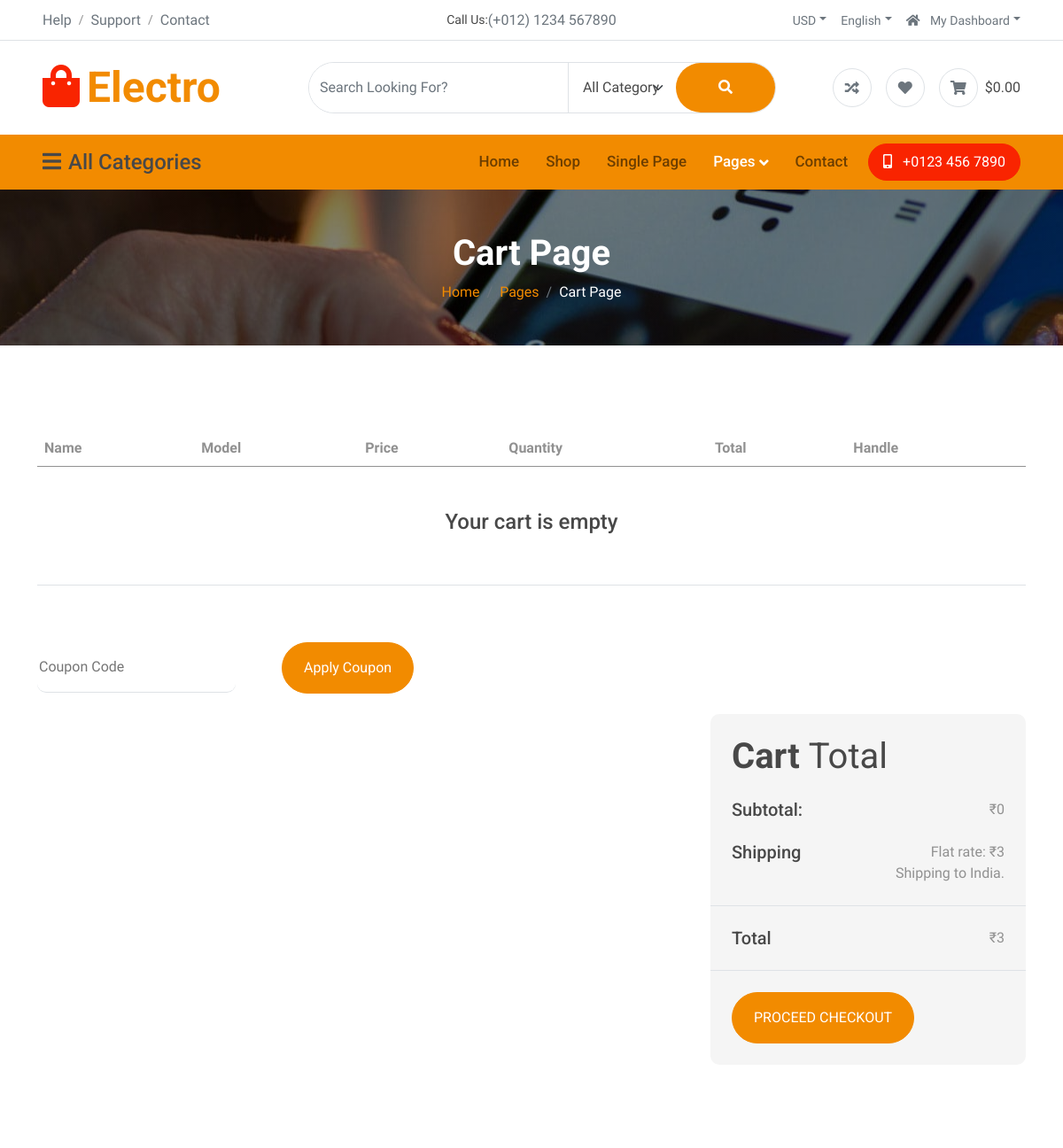
/cart (signed in, upper part), run on an earlier commit of the app's database.
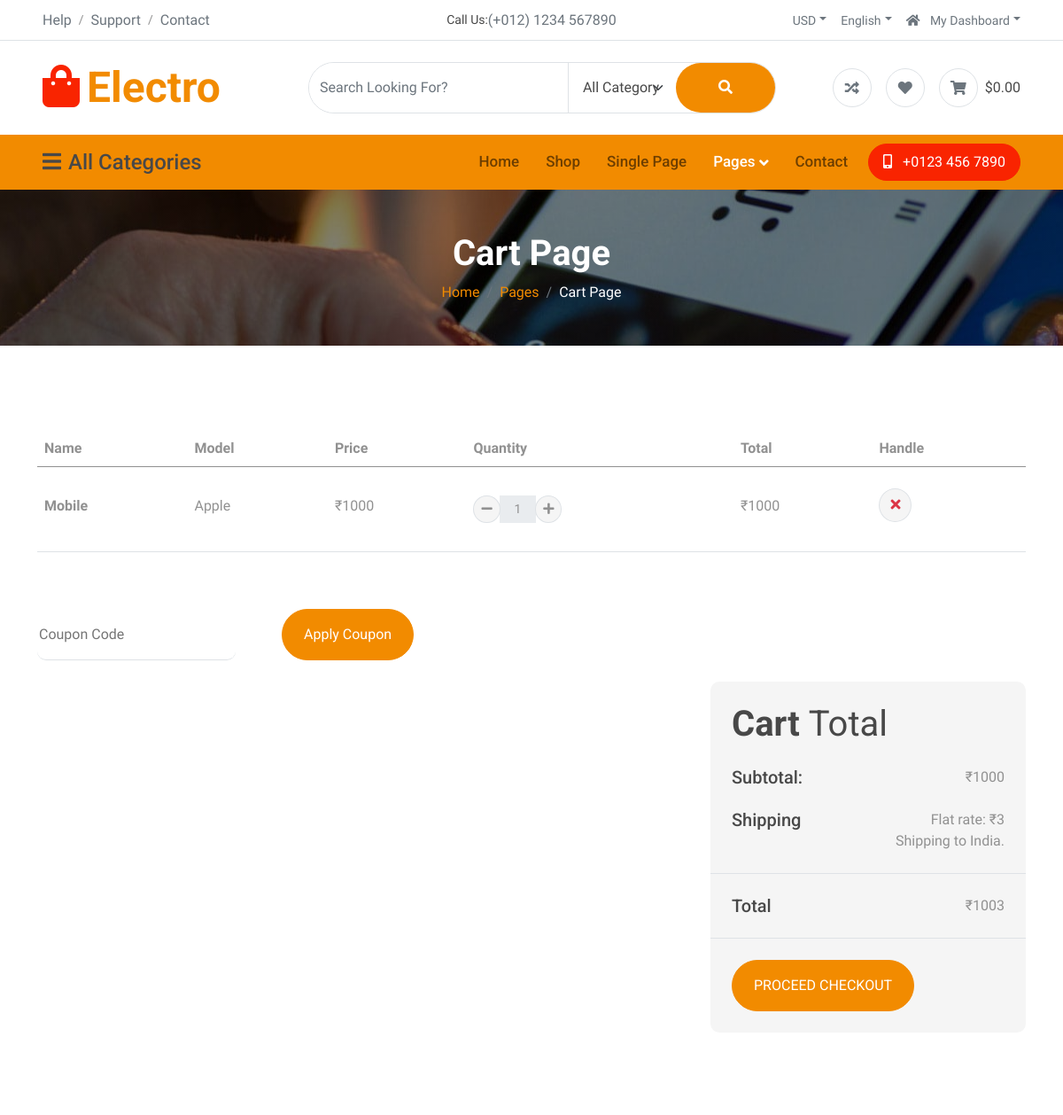
And on a later commit of the database.
### app/models.py (models this page shows, shortened)
class CartItem(models.Model):
    cart = models.ForeignKey(Cart, on_delete=models.CASCADE)
    product = models.ForeignKey(Product, on_delete=models.CASCADE)
    quantity = models.IntegerField(default=1)

class Product(models.Model):
    name=models.CharField(max_length=100)
    price=models.IntegerField()
    image=models.ImageField(upload_to='product_image')
    brand=models.CharField(max_length=100)
    category=models.ForeignKey(Category, on_delete=models.CASCADE, blank=True, null=True)

### app/views.py (the view)
# urls.py: path('cart', views.cart, name='cart'),
def cart(request):
    if not request.session.get('user_id'):
        return redirect('login')
    user = Register.objects.get(id=request.session.get('user_id'))
    cart, created = Cart.objects.get_or_create(user=user)
    items = CartItem.objects.filter(cart=cart)
    total = 0
    for i in items:
        i.subtotal = i.product.price * i.quantity
        total += i.subtotal
    return render(request, 'cart.html', {
        'items': items,
        'total': total
    })

### app/context_processors.py (called while the page is built)
def wishlist_count(request):
    count = Wishlist.objects.count()
    return {
        'wishlist_count': count
    }

### app/templates/cart.html (shortened to what the changed rows need)
{% load static %}
<!DOCTYPE html>
<html lang="en">
<head>
    <link rel="stylesheet" href="https://use.fontawesome.com/releases/v5.15.4/css/all.css" />
    <link href="https://cdn.jsdelivr.net/npm/bootstrap-icons@1.4.1/font/bootstrap-icons.css" rel="stylesheet">
    <link href="static/lib/animate/animate.min.css" rel="stylesheet">
    <link href="static/lib/owlcarousel/assets/owl.carousel.min.css" rel="stylesheet">
    <link href="static/css/bootstrap.min.css" rel="stylesheet">
    <link href="static/css/style.css" rel="stylesheet">
</head>
<body>
    <div class="container-fluid px-5 py-4 d-none d-lg-block">
        <div class="row gx-0 align-items-center text-center">
            <div class="col-md-4 col-lg-3 text-center text-lg-start">
                <div class="d-inline-flex align-items-center">
                    <a href="" class="navbar-brand p-0">
                        <h1 class="display-5 text-primary m-0"><i
                                class="fas fa-shopping-bag text-secondary me-2"></i>Electro</h1>
                    </a>
                </div>
            </div>
        </div>
    </div>
    <div class="container-fluid page-header py-5">
        <h1 class="text-center text-white display-6 wow fadeInUp" data-wow-delay="0.1s">Cart Page</h1>
    </div>
    <div class="container-fluid py-5">
        <div class="container py-5">
            <div class="table-responsive">
                <table class="table">
                    <thead>
                        <tr>
                            <th scope="col">Name</th>
                            <th scope="col">Model</th>
                            <th scope="col">Price</th>
                            <th scope="col">Quantity</th>
                            <th scope="col">Total</th>
                            <th scope="col">Handle</th>
                        </tr>
                    </thead>
                       <tbody>
{% for i in items %}
<tr>
    <th scope="row">
        <p class="mb-0 py-4">{{ i.product.name }}</p>
    </th>
    <td>
        <p class="mb-0 py-4">{{ i.product.brand }}</p>
    </td>
    <td>
        <p class="mb-0 py-4">₹{{ i.product.price }}</p>
    </td>
    <td>
        <div class="input-group quantity py-4" style="width: 100px;">
            <div class="input-group-btn">
                <a href="{% url 'minus_cart' i.id %}">
                    <button type="button" class="btn btn-sm rounded-circle bg-light border">
                        <i class="fa fa-minus"></i>
                    </button>
                </a>
            </div>
            <input type="text"
                   class="form-control form-control-sm text-center border-0"
                   value="{{ i.quantity }}"
                   readonly>
            <div class="input-group-btn">
                <a href="{% url 'plus_cart' i.id %}">
                    <button type="button" class="btn btn-sm rounded-circle bg-light border">
                        <i class="fa fa-plus"></i>
                    </button>
                </a>
            </div>
        </div>
    </td>
    <td>
        <p class="mb-0 py-4">₹{{ i.subtotal }}</p>
    </td>
    <td class="py-4">
        <a href="{% url 'remove_cart' i.id %}">
            <button type="button" class="btn btn-md rounded-circle bg-light border">
                <i class="fa fa-times text-danger"></i>
            </button>
        </a>
    </td>
</tr>
{% empty %}
<tr>
    <td colspan="6" class="text-center py-5">
        <h4>Your cart is empty</h4>
    </td>
</tr>
{% endfor %}
</tbody>
                </table>
            </div>
            <div class="row g-4 justify-content-end">
                <div class="col-sm-8 col-md-7 col-lg-6 col-xl-4">
                    <div class="bg-light rounded">
    <div class="p-4">
        <h1 class="display-6 mb-4">Cart <span class="fw-normal">Total</span></h1>
        <div class="d-flex justify-content-between mb-4">
            <h5 class="mb-0 me-4">Subtotal:</h5>
            <p class="mb-0">₹{{ total }}</p>
        </div>
    </div>
    <div class="py-4 mb-4 border-top border-bottom d-flex justify-content-between">
        <h5 class="mb-0 ps-4 me-4">Total</h5>
        <p class="mb-0 pe-4">₹{{ total|add:3 }}</p>
    </div>
</div>
                </div>
            </div>
        </div>
    </div>
</body>
</html>

What changed in the data, as far as the page shows it:
added CartItem: product.name "Mobile", product.brand "Apple", product.price "1000", quantity "1", subtotal "1000"
Also different on the page:
{{ total }}: "0" → "1000"
{{ total|add:3 }}: "3" → "1003"
text no longer shown: "Your cart is empty"
